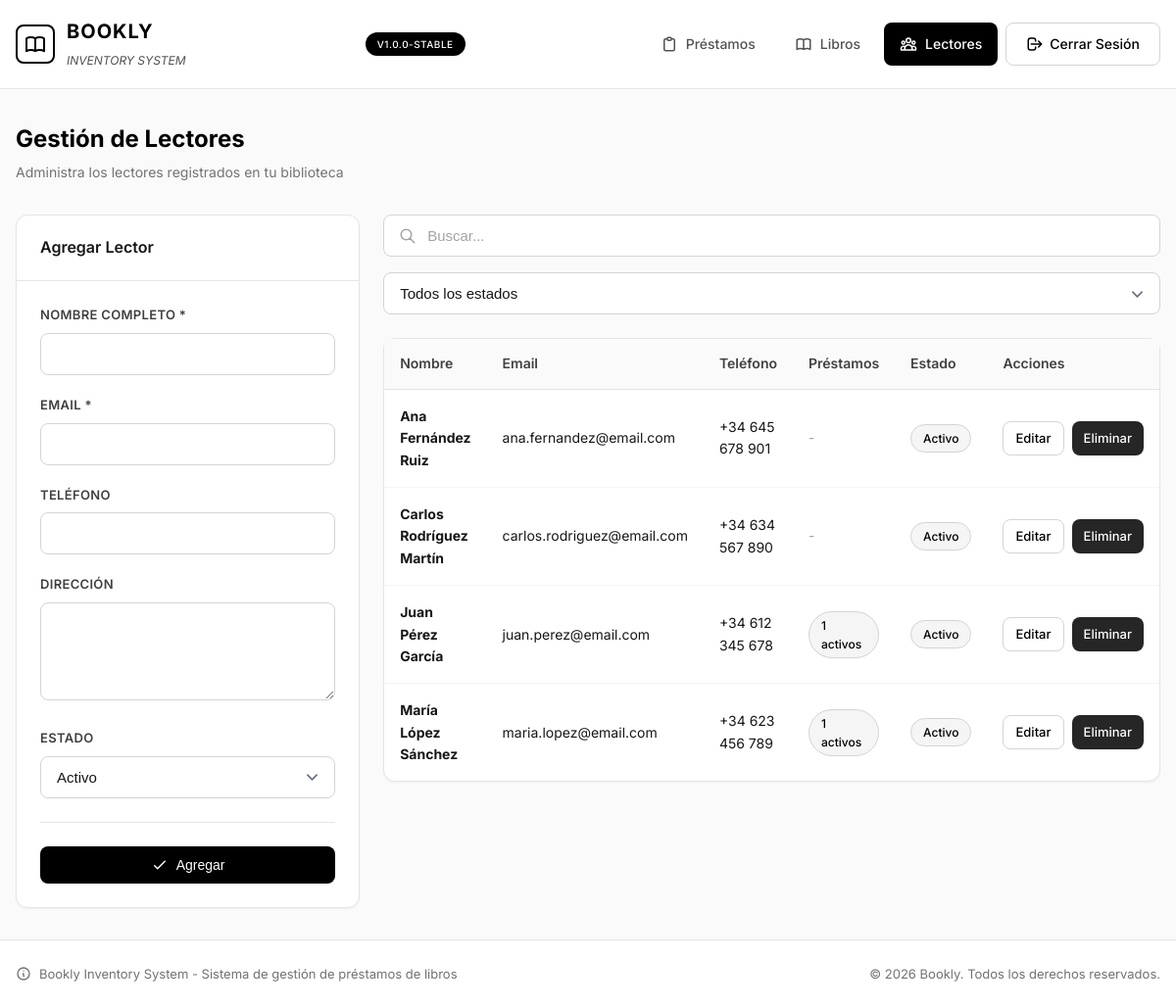
The page /readers.php (signed in) on the database its author committed.
### tables this page shows
CREATE TABLE IF NOT EXISTS readers (
    id INT AUTO_INCREMENT PRIMARY KEY,
    full_name VARCHAR(255) NOT NULL,
    email VARCHAR(255) UNIQUE NOT NULL,
    phone VARCHAR(20),
    address TEXT,
    membership_date DATE DEFAULT (CURRENT_DATE),
    status ENUM('active', 'inactive', 'suspended') DEFAULT 'active',
    created_at TIMESTAMP DEFAULT CURRENT_TIMESTAMP,
    updated_at TIMESTAMP DEFAULT CURRENT_TIMESTAMP ON UPDATE CURRENT_TIMESTAMP
);

### readers.php (the view, shortened to what this page needs)
<?php
$errors = [];
$editMode = false;
$editReader = null;
$search = isset($_GET['search']) ? trim($_GET['search']) : '';
try {
    $db = getDB();
    $sql = "SELECT r.*,
            (SELECT COUNT(*) FROM loans WHERE reader_id = r.id AND status = 'active') as active_loans
            FROM readers r WHERE 1=1";
    $params = [];
    $sql .= " ORDER BY full_name";
    $stmt = $db->prepare($sql);
    $stmt->execute($params);
    $readers = $stmt->fetchAll();
} catch (PDOException $e) {
    $errors[] = "Error al cargar los lectores.";
    $readers = [];
}
include 'includes/header.php';
?>
<div class="page-header">
    <div>
        <h2 class="page-title">Gestión de Lectores</h2>
        <p class="page-subtitle">Administra los lectores registrados en tu biblioteca</p>
    </div>
</div>
<div style="display: grid; grid-template-columns: 1fr 2fr; gap: 1.5rem;">
    <div class="card">
        <div class="card-header">
            <h3 class="card-title"><?php echo $editMode ? 'Editar Lector' : 'Agregar Lector'; ?></h3>
        </div>
        <div class="card-body">
            <form method="POST" action="">
                <div class="form-group">
                    <label for="full_name" class="form-label">Nombre Completo *</label>
                    <input type="text" name="full_name" id="full_name" class="form-control" required
                           value="<?php echo $editReader ? htmlspecialchars($editReader['full_name']) : ''; ?>">
                </div>
                <div class="form-group">
                    <label for="email" class="form-label">Email *</label>
                    <input type="email" name="email" id="email" class="form-control" required
                           value="<?php echo $editReader ? htmlspecialchars($editReader['email']) : ''; ?>">
                </div>
                <div class="form-group">
                    <label for="phone" class="form-label">Teléfono</label>
                    <input type="text" name="phone" id="phone" class="form-control"
                           value="<?php echo $editReader ? htmlspecialchars($editReader['phone']) : ''; ?>">
                </div>
                <div class="form-group">
                    <label for="address" class="form-label">Dirección</label>
                    <textarea name="address" id="address" class="form-control" rows="2"><?php echo $editReader ? htmlspecialchars($editReader['address']) : ''; ?></textarea>
                </div>
                <div class="form-group">
                    <label for="status" class="form-label">Estado</label>
                    <select name="status" id="status" class="form-control">
                        <option value="active" <?php echo ($editReader && $editReader['status'] === 'active') || !$editReader ? 'selected' : ''; ?>>Activo</option>
                    </select>
                </div>
                <div class="form-actions">
                    <button type="submit" class="btn btn-primary" style="width: 100%;">
                        <svg xmlns="http://www.w3.org/2000/svg" fill="none" viewBox="0 0 24 24" stroke="currentColor" stroke-width="2">
                            <path stroke-linecap="round" stroke-linejoin="round" d="M5 13l4 4L19 7" />
                        </svg>
                        <?php echo $editMode ? 'Actualizar' : 'Agregar'; ?>
                    </button>
                </div>
            </form>
        </div>
    </div>
    <div>
        <div class="filters">
            <form method="GET" class="search-box">
                <svg xmlns="http://www.w3.org/2000/svg" fill="none" viewBox="0 0 24 24" stroke="currentColor" stroke-width="2">
                    <path stroke-linecap="round" stroke-linejoin="round" d="M21 21l-6-6m2-5a7 7 0 11-14 0 7 7 0 0114 0z" />
                </svg>
                <input type="text" name="search" class="form-control" placeholder="Buscar..." value="<?php echo htmlspecialchars($search); ?>">
            </form>
            <select class="form-control filter-select" onchange="window.location.href='?status='+this.value+'&search=<?php echo urlencode($search); ?>'">
                <option value="">Todos los estados</option>
            </select>
        </div>
        <div class="card">
            <div class="table-container">
                <table class="table">
                    <thead>
                        <tr>
                            <th>Nombre</th>
                            <th>Email</th>
                            <th>Teléfono</th>
                            <th>Préstamos</th>
                            <th>Estado</th>
                            <th>Acciones</th>
                        </tr>
                    </thead>
                    <tbody>
                        <?php foreach ($readers as $reader): ?>
                        <tr>
                            <td><strong><?php echo htmlspecialchars($reader['full_name']); ?></strong></td>
                            <td><?php echo htmlspecialchars($reader['email']); ?></td>
                            <td><?php echo htmlspecialchars($reader['phone'] ?: '-'); ?></td>
                            <td>
                                <?php if ($reader['active_loans'] > 0): ?>
                                <span class="badge badge-active"><?php echo $reader['active_loans']; ?> activos</span>
                                <?php else: ?>
                                <span style="color: var(--color-gray-400);">-</span>
                                <?php endif; ?>
                            </td>
                            <td>
                                <?php
                                $badgeClass = 'badge-active';
                                $statusText = 'Activo';
                                ?>
                                <span class="badge <?php echo $badgeClass; ?>"><?php echo $statusText; ?></span>
                            </td>
                            <td>
                                <div class="action-buttons">
                                    <a href="?edit=<?php echo $reader['id']; ?>" class="btn btn-secondary btn-sm">Editar</a>
                                    <a href="?delete=<?php echo $reader['id']; ?>" class="btn btn-danger btn-sm" onclick="return confirm('¿Eliminar este lector?')">Eliminar</a>
                                </div>
                            </td>
                        </tr>
                        <?php endforeach; ?>
                    </tbody>
                </table>
            </div>
        </div>
    </div>
</div>
<?php include 'includes/footer.php'; ?>

### assets/css/styles.css (style rules this page uses)
:root { --color-black: #000000; --color-white: #ffffff; --color-gray-50: #fafafa; --color-gray-100: #f5f5f5; --color-gray-200: #e5e5e5; --color-gray-300: #d4d4d4; --color-gray-400: #a3a3a3; --color-gray-500: #737373; --color-gray-600: #525252; --color-gray-700: #404040; --color-gray-800: #262626; --color-gray-900: #171717; --font-sans: 'Inter', -apple-system, BlinkMacSystemFont, 'Segoe UI', Roboto, sans-serif; --shadow-sm: 0 1px 2px 0 rgb(0 0 0 / 0.05); --shadow-md: 0 4px 6px -1px rgb(0 0 0 / 0.1), 0 2px 4px -2px rgb(0 0 0 / 0.1); --shadow-lg: 0 10px 15px -3px rgb(0 0 0 / 0.1), 0 4px 6px -4px rgb(0 0 0 / 0.1); --radius-sm: 0.375rem; --radius-md: 0.5rem; --radius-lg: 0.75rem; }
* { margin: 0; padding: 0; box-sizing: border-box; }
body { font-family: var(--font-sans); background-color: var(--color-gray-50); color: var(--color-gray-900); line-height: 1.6; min-height: 100vh; }
.page-header { display: flex; align-items: center; justify-content: space-between; flex-wrap: wrap; gap: 1rem; margin-bottom: 2rem; }
.page-title { font-size: 1.5rem; font-weight: 700; color: var(--color-black); }
.page-subtitle { color: var(--color-gray-500); font-size: 0.875rem; margin-top: 0.25rem; }
.card { background-color: var(--color-white); border: 1px solid var(--color-gray-200); border-radius: var(--radius-lg); box-shadow: var(--shadow-sm); }
.card-header { padding: 1.25rem 1.5rem; border-bottom: 1px solid var(--color-gray-200); }
.card-title { font-size: 1rem; font-weight: 600; }
.card-body { padding: 1.5rem; }
.btn { display: inline-flex; align-items: center; justify-content: center; gap: 0.5rem; padding: 0.625rem 1.25rem; border-radius: var(--radius-md); font-size: 0.875rem; font-weight: 500; text-decoration: none; cursor: pointer; transition: all 0.2s ease; border: none; white-space: nowrap; }
.btn svg { width: 18px; height: 18px; }
.btn-primary { background-color: var(--color-black); color: var(--color-white); }
.btn-secondary { background-color: var(--color-white); color: var(--color-black); border: 1px solid var(--color-gray-300); }
.btn-danger { background-color: var(--color-gray-800); color: var(--color-white); }
.btn-sm { padding: 0.375rem 0.75rem; font-size: 0.8125rem; }
.table-container { overflow-x: auto; }
.table { width: 100%; border-collapse: collapse; font-size: 0.875rem; }
.table th { text-align: left; padding: 0.875rem 1rem; background-color: var(--color-gray-50); font-weight: 600; color: var(--color-gray-700); border-bottom: 1px solid var(--color-gray-200); white-space: nowrap; }
.table td { padding: 1rem; border-bottom: 1px solid var(--color-gray-100); vertical-align: middle; }
.table tbody tr:last-child td { border-bottom: none; }
.badge { display: inline-flex; align-items: center; padding: 0.25rem 0.75rem; border-radius: 9999px; font-size: 0.75rem; font-weight: 500; }
.badge-active { background-color: var(--color-gray-100); color: var(--color-black); border: 1px solid var(--color-gray-300); }
.form-group { margin-bottom: 1.25rem; }
.form-label { display: block; font-size: 0.8125rem; font-weight: 600; color: var(--color-gray-700); margin-bottom: 0.5rem; text-transform: uppercase; letter-spacing: 0.025em; }
.form-control { width: 100%; padding: 0.75rem 1rem; border: 1px solid var(--color-gray-300); border-radius: var(--radius-md); font-size: 0.9375rem; color: var(--color-gray-900); background-color: var(--color-white); transition: border-color 0.2s ease, box-shadow 0.2s ease; }
.form-control::placeholder { color: var(--color-gray-400); }
select.form-control { cursor: pointer; appearance: none; background-position: right 0.75rem center; background-repeat: no-repeat; background-size: 1.5em 1.5em; padding-right: 2.5rem; }
textarea.form-control { min-height: 100px; resize: vertical; }
.form-actions { display: flex; gap: 0.75rem; margin-top: 1.5rem; padding-top: 1.5rem; border-top: 1px solid var(--color-gray-200); }
.action-buttons { display: flex; gap: 0.5rem; }
.filters { display: flex; gap: 1rem; margin-bottom: 1.5rem; flex-wrap: wrap; }
.search-box { position: relative; flex: 1; min-width: 250px; }
.search-box input { padding-left: 2.75rem; }
.search-box svg { position: absolute; left: 1rem; top: 50%; transform: translateY(-50%); width: 18px; height: 18px; color: var(--color-gray-400); }
.filter-select { min-width: 150px; }

### rows shown on the page
readers: full_name "Ana Fernández Ruiz", email "ana.fernandez@email.com", phone "+34 645 678 901", statusText "Activo"
readers: full_name "Carlos Rodríguez Martín", email "carlos.rodriguez@email.com", phone "+34 634 567 890", statusText "Activo"
readers: full_name "Juan Pérez García", email "juan.perez@email.com", phone "+34 612 345 678", active_loans "1", statusText "Activo"
readers: full_name "María López Sánchez", email "maria.lopez@email.com", phone "+34 623 456 789", active_loans "1", statusText "Activo"
